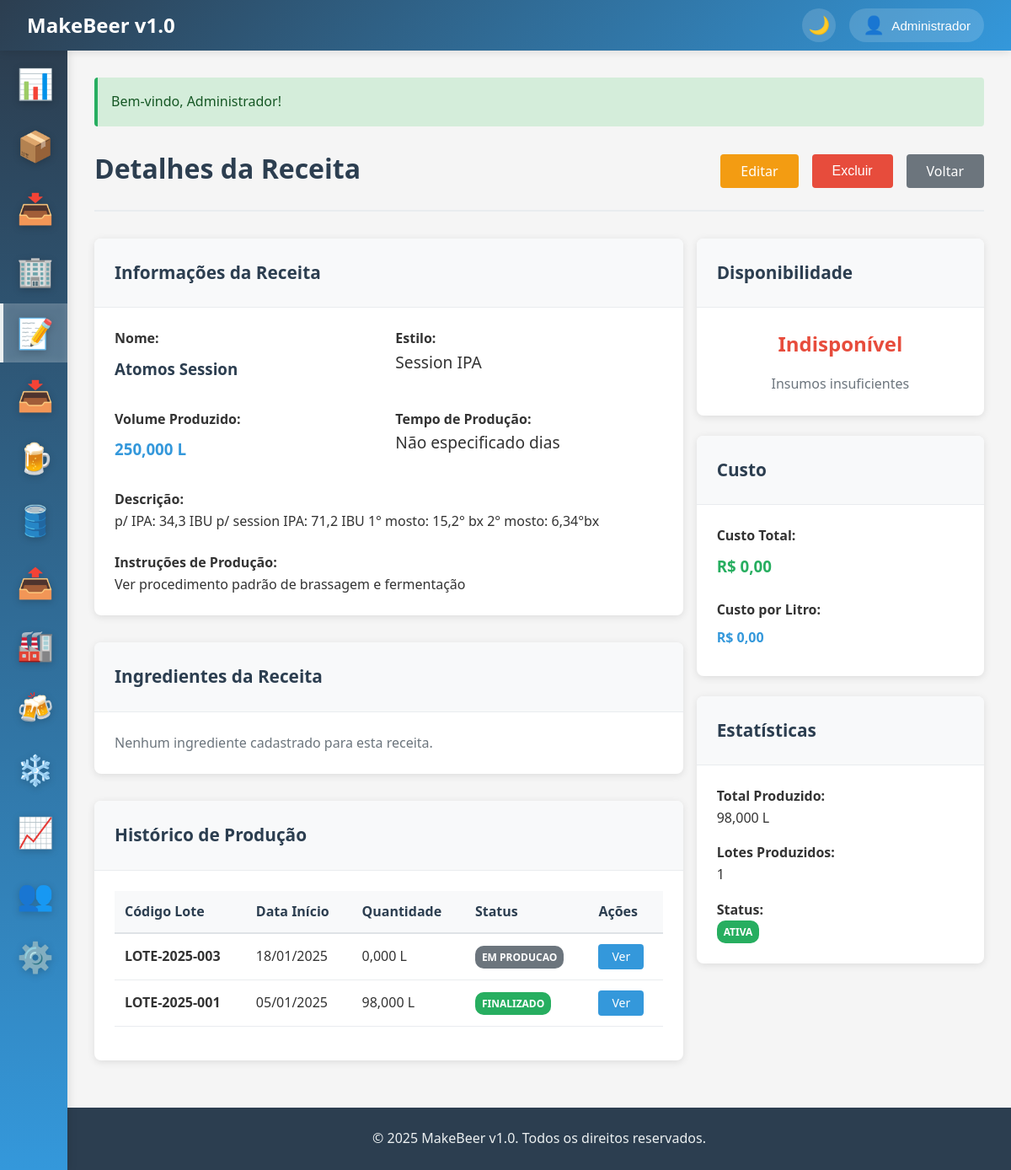
Page /receitas/viewReceita?id=1 (signed in) on the committed database.
### tables this page shows
CREATE TABLE IF NOT EXISTS receitas (
    id INT AUTO_INCREMENT PRIMARY KEY,
    nome VARCHAR(100) NOT NULL,
    estilo VARCHAR(50),
    descricao TEXT,
    volume_batch DECIMAL(8,2) NOT NULL,
    densidade_inicial DECIMAL(4,3),
    densidade_final DECIMAL(4,3),
    ibu DECIMAL(4,1),
    srm DECIMAL(4,1),
    abv DECIMAL(4,2),
    tempo_fermentacao INT,
    temperatura_fermentacao DECIMAL(4,1),
    instrucoes TEXT,
    ativo BOOLEAN DEFAULT TRUE,
    criado_por INT,
    created_at TIMESTAMP DEFAULT CURRENT_TIMESTAMP,
    updated_at TIMESTAMP DEFAULT CURRENT_TIMESTAMP ON UPDATE CURRENT_TIMESTAMP,
    FOREIGN KEY (criado_por) REFERENCES usuarios(id),
    INDEX idx_nome (nome),
    INDEX idx_estilo (estilo)
);

CREATE TABLE IF NOT EXISTS lotes_producao (
    id INT AUTO_INCREMENT PRIMARY KEY,
    codigo VARCHAR(50) UNIQUE NOT NULL,
    receita_id INT NOT NULL,
    volume_planejado DECIMAL(8,2) NOT NULL,
    volume_real DECIMAL(8,2),
    data_inicio DATE NOT NULL,
    data_fim DATE,
    status ENUM('planejado', 'em_producao', 'fermentando', 'maturando', 'finalizado', 'cancelado') DEFAULT 'planejado',
    densidade_inicial DECIMAL(4,3),
    densidade_final DECIMAL(4,3),
    ph_inicial DECIMAL(3,2),
    ph_final DECIMAL(3,2),
    temperatura_fermentacao DECIMAL(4,1),
    rendimento DECIMAL(5,2),
    observacoes TEXT,
    responsavel_id INT,
    envase_iniciado BOOLEAN DEFAULT FALSE,
    envase_finalizado BOOLEAN DEFAULT FALSE,
    data_envase DATE NULL,
    created_at TIMESTAMP DEFAULT CURRENT_TIMESTAMP,
    updated_at TIMESTAMP DEFAULT CURRENT_TIMESTAMP ON UPDATE CURRENT_TIMESTAMP,
    FOREIGN KEY (receita_id) REFERENCES receitas(id),
    FOREIGN KEY (responsavel_id) REFERENCES usuarios(id),
    INDEX idx_status (status),
    INDEX idx_data_inicio (data_inicio),
    INDEX idx_codigo (codigo)
);

### app/views/receitas/view.php (the view, shortened to what the rows shown need)
<?php
include 'app/views/layouts/header.php';
?>
<div class="page-header d-flex justify-content-between align-items-center">
    <h1 class="page-title">Detalhes da Receita</h1>
    <div class="page-actions d-flex gap-2">
        <a href="/receitas/edit?id=<?= $receita['id'] ?>" class="btn btn-warning">Editar</a>
        <form method="POST" action="/receitas/delete" style="display: inline;" onsubmit="return confirm('Tem certeza que deseja inativar esta receita?')">
            <button type="submit" class="btn btn-danger">Excluir</button>
        </form>
        <a href="/receitas" class="btn btn-secondary">Voltar</a>
    </div>
</div>
<div class="row">
    <div class="col col-8">
        <div class="card mb-4">
            <div class="card-header">
                <h3 class="card-title">Informações da Receita</h3>
            </div>
            <div class="card-body">
                <div class="row">
                    <div class="col col-6 mb-3">
                        <strong>Nome:</strong>
                        <h3 style="color: #2c3e50; margin: 0.5rem 0;"><?= $receita['nome'] ?></h3>
                    </div>
                    <div class="col col-6 mb-3">
                        <strong>Estilo:</strong>
                        <p style="font-size: 1.2rem;"><?= $receita['estilo'] ?? 'Não especificado' ?></p>
                    </div>
                </div>
                <div class="row">
                    <div class="col col-6 mb-3">
                        <strong>Volume Produzido:</strong>
                        <h3 style="color: #3498db; margin: 0.5rem 0;">
                            <?= formatQuantity($receita['volume'] ?? 0, 'L') ?>
                        </h3>
                    </div>
                    <div class="col col-6 mb-3">
                        <strong>Tempo de Produção:</strong>
                        <p style="font-size: 1.2rem;"><?= $receita['tempo_producao'] ?? 'Não especificado' ?> dias</p>
                    </div>
                </div>
                <?php if (!empty($receita['descricao'])): ?>
                <div class="row">
                    <div class="col col-12 mb-3">
                        <strong>Descrição:</strong>
                        <p><?= nl2br($receita['descricao']) ?></p>
                    </div>
                </div>
                <?php endif; ?>
                <?php if (!empty($receita['instrucoes'])): ?>
                <div class="row">
                    <div class="col col-12">
                        <strong>Instruções de Produção:</strong>
                        <p><?= nl2br($receita['instrucoes']) ?></p>
                    </div>
                </div>
                <?php endif; ?>
            </div>
        </div>
        <div class="card mb-4">
            <div class="card-header">
                <h3 class="card-title">Ingredientes da Receita</h3>
            </div>
            <div class="card-body">
                <?php if (empty($ingredientes)): ?>
                    <p style="color: #6c757d;">Nenhum ingrediente cadastrado para esta receita.</p>
                <?php endif; ?>
            </div>
        </div>
        <?php if (!empty($historico_producao)): ?>
        <div class="card">
            <div class="card-header">
                <h3 class="card-title">Histórico de Produção</h3>
            </div>
            <div class="card-body">
                <table class="table table-striped">
                    <thead>
                        <tr>
                            <th>Código Lote</th>
                            <th>Data Início</th>
                            <th>Quantidade</th>
                            <th>Status</th>
                            <th>Ações</th>
                        </tr>
                    </thead>
                    <tbody>
                        <?php foreach ($historico_producao as $lote): ?>
                        <tr>
                            <td><strong><?= $lote['codigo'] ?? $lote['codigo_lote'] ?? 'N/A' ?></strong></td>
                            <td><?= formatDate($lote['data_inicio']) ?></td>
                            <td><?= formatQuantity($lote['volume_real'] ?? 0, 'L') ?></td>
                            <td>
                                <?php
                                $statusClass = match($lote['status']) {
                                    'finalizado' => 'success',
                                    'em_andamento' => 'info',
                                    'cancelado' => 'danger',
                                    default => 'secondary'
                                };
                                ?>
                                <span class="badge badge-<?= $statusClass ?>"><?= ucfirst(str_replace('_', ' ', $lote['status'])) ?></span>
                            </td>
                            <td>
                                <a href="/producao/viewProducao?id=<?= $lote['id'] ?>" class="btn btn-sm btn-primary">Ver</a>
                            </td>
                        </tr>
                        <?php endforeach; ?>
                    </tbody>
                </table>
            </div>
        </div>
        <?php endif; ?>
    </div>
    <div class="col col-4">
        <div class="card mb-3">
            <div class="card-header">
                <h3 class="card-title">Disponibilidade</h3>
            </div>
            <div class="card-body text-center">
                <?php if (isset($receita['pode_produzir']) && $receita['pode_produzir']): ?>
                    <h2 style="color: #27ae60; margin-bottom: 1rem;">Disponível</h2>
                    <p>Lotes possíveis: <strong><?= $receita['lotes_possiveis'] ?? 0 ?></strong></p>
                    <a href="/producao/create?receita_id=<?= $receita['id'] ?>" class="btn btn-success">Iniciar Produção</a>
                <?php elseif (isset($receita['pode_produzir'])): ?>
                    <h2 style="color: #e74c3c; margin-bottom: 1rem;">Indisponível</h2>
                    <p style="color: #6c757d;">Insumos insuficientes</p>
                <?php else: ?>
                    <p style="color: #6c757d;">Informação não disponível</p>
                <?php endif; ?>
            </div>
        </div>
        <div class="card mb-3">
            <div class="card-header">
                <h3 class="card-title">Custo</h3>
            </div>
            <div class="card-body">
                <div class="mb-3">
                    <strong>Custo Total:</strong>
                    <h3 style="color: #27ae60; margin: 0.5rem 0;">
                        <?= formatMoney($receita['custo_total'] ?? 0) ?>
                    </h3>
                </div>
                <div>
                    <strong>Custo por Litro:</strong>
                    <h4 style="color: #3498db; margin: 0.5rem 0;">
                        <?php
                        $volume = $receita['volume'] ?? 0;
                        $custoTotal = $receita['custo_total'] ?? 0;
                        $custoLitro = $volume > 0 ? $custoTotal / $volume : 0;
                        echo formatMoney($custoLitro);
                        ?>
                    </h4>
                </div>
            </div>
        </div>
        <div class="card">
            <div class="card-header">
                <h3 class="card-title">Estatísticas</h3>
            </div>
            <div class="card-body">
                <div class="mb-2">
                    <strong>Total Produzido:</strong>
                    <p><?= formatQuantity($receita['total_produzido'] ?? 0, 'L') ?></p>
                </div>
                <div class="mb-2">
                    <strong>Lotes Produzidos:</strong>
                    <p><?= $receita['lotes_produzidos'] ?? 0 ?></p>
                </div>
                <div>
                    <strong>Status:</strong>
                    <p>
                        <?php if (!empty($receita['ativo'])): ?>
                            <span class="badge badge-success">Ativa</span>
                        <?php else: ?>
                            <span class="badge badge-secondary">Inativa</span>
                        <?php endif; ?>
                    </p>
                </div>
            </div>
        </div>
    </div>
</div>
<?php include 'app/views/layouts/footer.php'; ?>

### rows in the picture
receitas: nome "Atomos Session", estilo "Session IPA", volume_batch "250,000 L", descricao "p/ IPA: 34,3 IBU p/ session IPA: 71,2 IBU 1° mosto: 15,2° bx 2° mosto: 6,34°bx", instrucoes "Ver procedimento padrão de brassagem e fermentação", volume_batch "R$ 0,00"
lotes_producao: codigo "LOTE-2025-003", data_inicio "18/01/2025", volume_real "0,000 L", status "EM PRODUCAO"
lotes_producao: codigo "LOTE-2025-001", data_inicio "05/01/2025", volume_real "98,000 L", status "FINALIZADO"

### other values in the picture
APP_NAME "MakeBeer v1.0"
$user['nome'] "Administrador"
$message "Bem-vindo, Administrador!"
$receita['tempo_producao'] "Não especificado"
formatMoney($receita['custo_total'] ?? 0) "R$ 0,00"
formatQuantity($receita['total_produzido'] ?? 0, 'L') "98,000 L"
$receita['lotes_produzidos'] "1"
